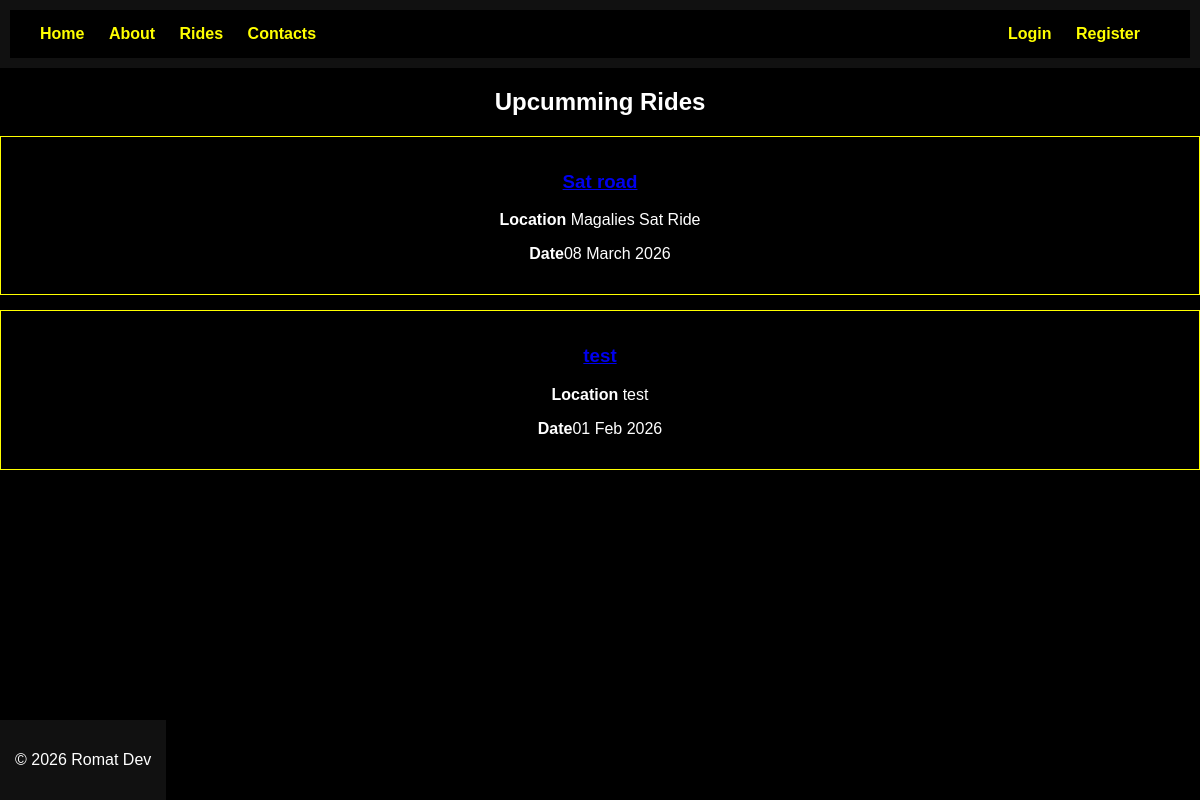
/rides, run on an earlier commit of the app's database.
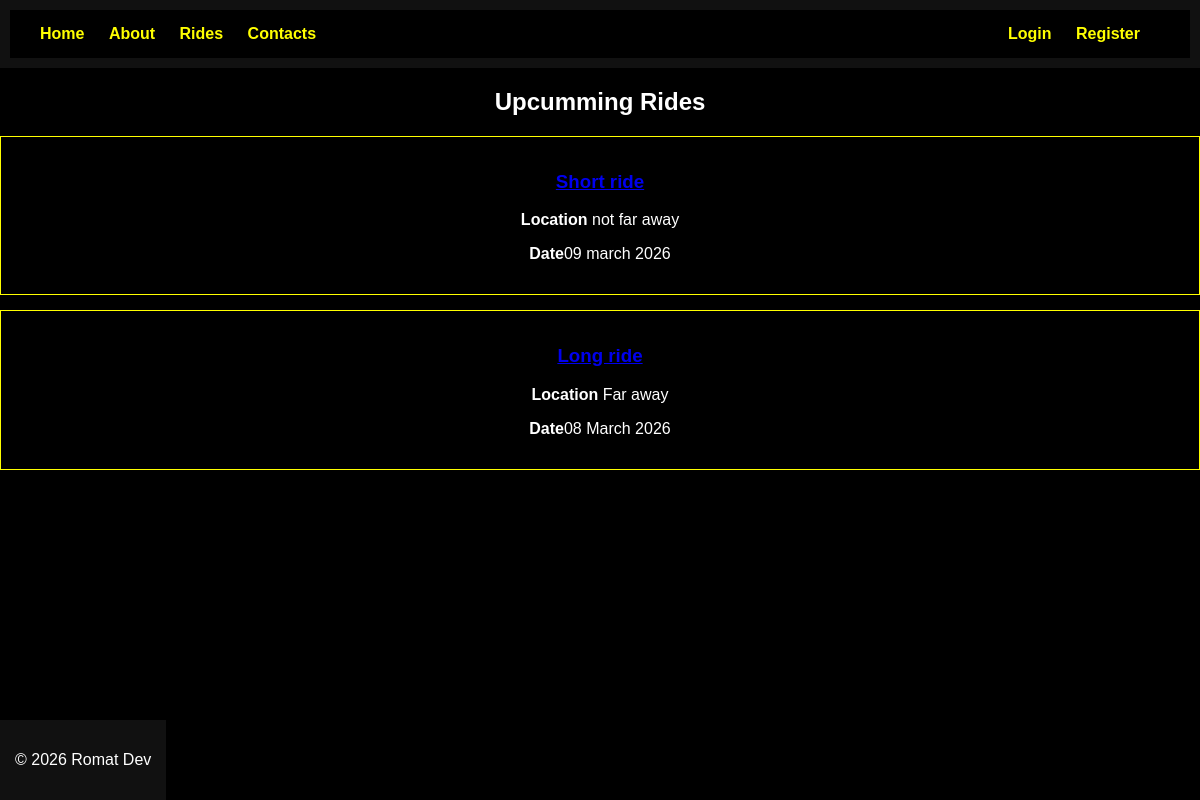
And on a later commit of the database.
### app.py (models this page shows)
class Ride(db.Model):
    id = db.Column(db.Integer, primary_key=True)
    title = db.Column(db.String(200))
    location = db.Column(db.String(200))
    ride_date = db.Column(db.String(100))
    description = db.Column(db.Text)
    created_by = db.Column(db.Integer)
    meeting_points = db.relationship(
        'MeetingPoint',
        backref='ride',
        cascade="all, delete-orphan"
    )
    participants = db.relationship(
        'RideParticipant',
        backref='ride',
        cascade='all, delete-orphan'
    )

### app.py (the view)
@app.route('/rides')
def rides():
    rides = Ride.query.order_by(Ride.id.desc()).all()
    return render_template('rides.html', rides=rides)

### templates/rides.html (shortened to what this page needs)
{% extends "base.html"%}
{% block content %}
<h2>Upcumming Rides</h2>
{% for ride in rides %}
    <div style="border:1px solid yellow; padding:15px; margin-bottom:15px;">
        <h3>
            <a href="{{ url_for('ride_detail', ride_id=ride.id) }}">{{ ride.title }} </a>
        </h3>
        <p><strong>Location</strong> {{ ride.location }}</p>
        <p><strong>Date</strong>{{ ride.ride_date }}</p>
    </div>
{% else %}
    <p>No Rides Sceduled </p>
{% endfor %}
{% endblock %}

What changed in the data, as far as the page shows it:
changed Ride: title "Sat road" → "Short ride"; location "Magalies Sat Ride" → "not far away"; ride_date "08 March 2026" → "09 march 2026"
changed Ride: title "test" → "Long ride"; location "test" → "Far away"; ride_date "01 Feb 2026" → "08 March 2026"
